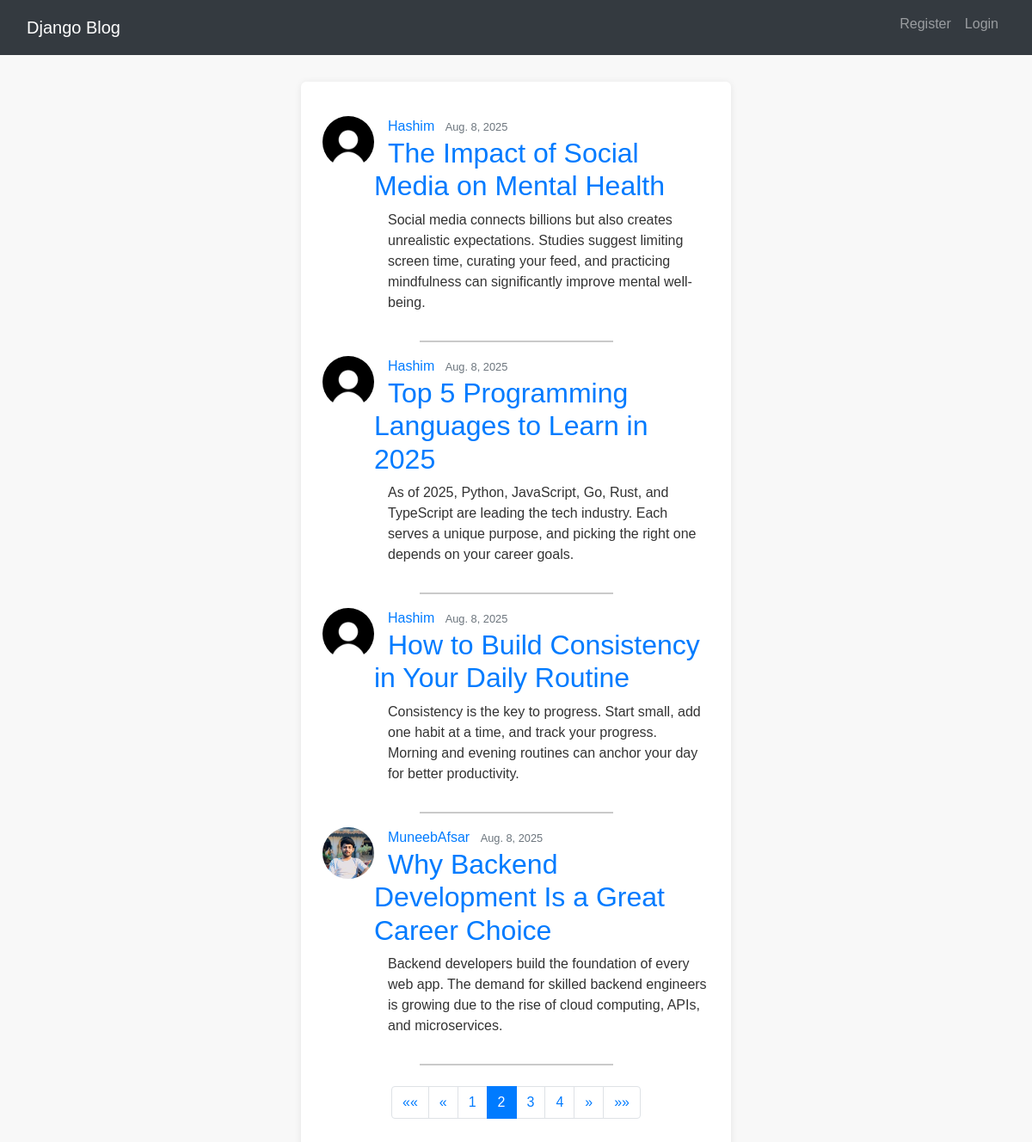
Screenshot of /?page=2 with the database file from the repository.
### blog/models.py (models this page shows, shortened)
class post(models.Model):
    title = models.CharField(max_length=200)
    content = models.TextField()
    date_posted = models.DateField(default = timezone.now)
    auther = models.ForeignKey(User, on_delete=models.CASCADE)

### users/models.py (models this page shows, shortened)
class Profile(models.Model):
    user = models.OneToOneField(User,on_delete=models.CASCADE)
    image = models.ImageField(upload_to='profile_pics', default='default.jpg')

### blog/views.py (the view)
# urls.py: path("",PostListView.as_view(), name = "blog-home"),
class PostListView(ListView): #ye class based view hai is ma hum varaible ka use karty hai
    model = post
    template_name = 'blog/home.html'
    context_object_name = 'posts'  #Iska matlab ye hai ke jo object fetch hua hai, wo template me kis naam se aayega.
    ordering =['-date_posted']
    paginate_by = 4

### blog/templates/blog/home.html (shortened to what this page needs)
{% extends "blog/base.html" %}
{% block content %}
     {% for post in posts %}
        <article class="media content-section">
            <img class="rounded-circle article-img" style="width: 60px; height: 60px; object-fit: cover;" src="{{ post.auther.profile.image.url }}">
            <div class="media-body">
                <div class="article-metadata">
                    <a class="mr-2 ms-3" href="{% url 'user-posts' post.auther.username %}">{{ post.auther }}</a>
                    <small class="text-muted">{{ post.date_posted }}</small>
                </div>
                <h2><a class="article-title ms-3" href="{% url 'post-detail' post.id %}"> {{ post.title }} </a></h2>
                <p class="article-content ms-3">{{ post.content }}</p>
            </div>
        </article>
        <hr class="legend-line w-50 mx-auto">
    {% endfor %}
    {% if is_paginated %}
    <nav aria-label="Page navigation" class="my-4">
        <ul class="pagination justify-content-center">
            {% if page_obj.has_previous %}
                <li class="page-item">
                    <a class="page-link" href="?page=1" aria-label="First">
                        <span aria-hidden="true">&laquo;&laquo;</span>
                    </a>
                </li>
                <li class="page-item">
                    <a class="page-link" href="?page={{ page_obj.previous_page_number }}" aria-label="Previous">
                        <span aria-hidden="true">&laquo;</span>
                    </a>
                </li>
            {% endif %}
            {% for num in page_obj.paginator.page_range %}
                {% if page_obj.number == num %}
                    <li class="page-item active" aria-current="page">
                        <span class="page-link">{{ num }}</span>
                    </li>
                {% elif num > page_obj.number|add:"-3" and num < page_obj.number|add:"3" %}
                    <li class="page-item">
                        <a class="page-link" href="?page={{ num }}">{{ num }}</a>
                    </li>
                {% endif %}
            {% endfor %}
            {% if page_obj.has_next %}
                <li class="page-item">
                    <a class="page-link" href="?page={{ page_obj.next_page_number }}" aria-label="Next">
                        <span aria-hidden="true">&raquo;</span>
                    </a>
                </li>
                <li class="page-item">
                    <a class="page-link" href="?page={{ page_obj.paginator.num_pages }}" aria-label="Last">
                        <span aria-hidden="true">&raquo;&raquo;</span>
                    </a>
                </li>
            {% endif %}
        </ul>
    </nav>
{% endif %}
{% endblock content %}

### blog/templates/blog/base.html (shortened to what this page needs)
{% load static %}
<!DOCTYPE html>
<html lang="en">
<head>
    <link href="https://cdn.jsdelivr.net/npm/bootstrap@5.0.2/dist/css/bootstrap.min.css" rel="stylesheet">
    <link href="https://cdn.jsdelivr.net/npm/bootstrap@5.3.0/dist/css/bootstrap.min.css" rel="stylesheet">
    <link rel="stylesheet" href="https://stackpath.bootstrapcdn.com/bootstrap/4.1.3/css/bootstrap.min.css">
    <link rel="stylesheet" type="text/css" href="{% static 'blog/style.css'%}">
</head>
<body>
<header class="site-header mb-5 bg-light py-3">
        <nav class="navbar navbar-expand-lg navbar-dark bg-dark fixed-top py-0 pb-0">
            <div class="container-fluid">
                <a class="navbar-brand" href="/">Django Blog</a>
                <ul class="collapse navbar-collapse" id="navbarNav">
                    <div class="navbar-nav ms-auto mt-2">
                    {% if user.is_authenticated %}
                        <li class="nav-item">
                            <a class="nav-link active" href="{% url 'blog-home'%}">Home</a>
                        </li>
                        <li class="nav-item">
                            <a class="nav-link active" href="{% url 'Profile'%}">Profile</a>
                        </li>
                        <li class="nav-item">
                            <a class="nav-link" href="{% url 'post-create' %}">New Post</a>
                        </li>
                        <li class="nav-item">
                            <a class="nav-link" href="{% url 'logout' %}">Logout</a>
                        </li>
                    {% else %}
                        <li class="nav-item">
                            <a class="nav-link" href="{% url 'register'%}">Register</a>
                        </li>
                        <li class="nav-item">
                            <a class="nav-link" href="{% url 'login' %}">Login</a>
                        </li>
                     {% endif %}
                    </div>
                </ul>
            </div>
        </nav>
</header>
        <div class="post-container pt-3">
            <div class="pt-4">
                {% block content %}
                {% endblock content %}
            </div>
        </div>
</body>
</html>

### blog/static/blog/style.css (style rules this page uses)
body { font-family: 'Arial', sans-serif; line-height: 1.5; color: #333; background-color: #f8f8f8; margin: 0; padding: 15px; }
.post-container { max-width: 500px; margin: 15px auto; background-color: #fff; padding: 25px; box-shadow: 0 1px 8px rgba(0, 0, 0, 0.08); border-radius: 6px; margin-bottom: 10px; }

### rows the page displays
post: auther.profile.image (placeholder picture), auther "Hashim", date_posted "Aug. 8, 2025", title "The Impact of Social Media on Mental Health", content "Social media connects billions but also creates unrealistic expectations. Studies suggest limiting screen time, curating your feed, and practicing mindfulness can significantly improve mental well-being."
post: auther.profile.image (placeholder picture), auther "Hashim", date_posted "Aug. 8, 2025", title "Top 5 Programming Languages to Learn in 2025", content "As of 2025, Python, JavaScript, Go, Rust, and TypeScript are leading the tech industry. Each serves a unique purpose, and picking the right one depends on your career goals."
post: auther.profile.image (placeholder picture), auther "Hashim", date_posted "Aug. 8, 2025", title "How to Build Consistency in Your Daily Routine", content "Consistency is the key to progress. Start small, add one habit at a time, and track your progress. Morning and evening routines can anchor your day for better productivity."
post: auther.profile.image (picture), auther "MuneebAfsar", date_posted "Aug. 8, 2025", title "Why Backend Development Is a Great Career Choice", content "Backend developers build the foundation of every web app. The demand for skilled backend engineers is growing due to the rise of cloud computing, APIs, and microservices."

### other values shown
{{ num }} "1" "3" "4"
{{ num }} "2"
